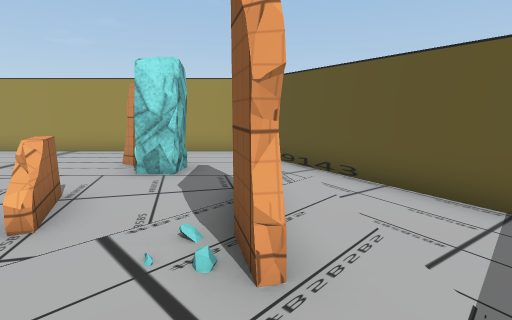
View 1 (above)

19 first-person views from a walk through a scene from a Unity 3-D project. The camera is 1.4 m above the floor, tilts 10° down and sees 85° across. The floor is counted in squares, 1 m on a side. Each view is taken from the middle of a square. On the plan, view 1 faces up. The plan holds only what a view shows up to about 14 squares ahead; the rest is blank. The place goes on beyond the plan. The player character is not drawn. Some animated figures are left out. Some surface patterns are stand-ins.

View 2
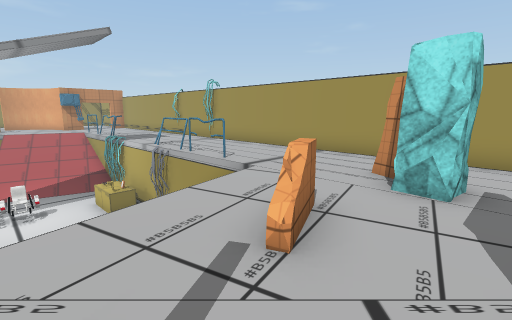

View 3
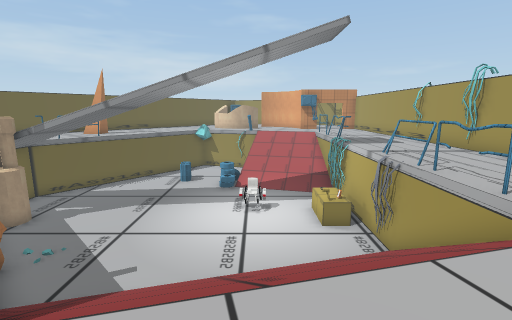

View 4
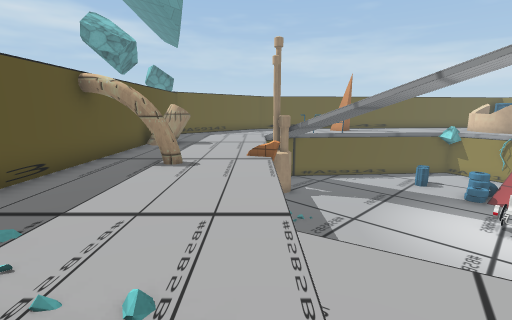

View 5
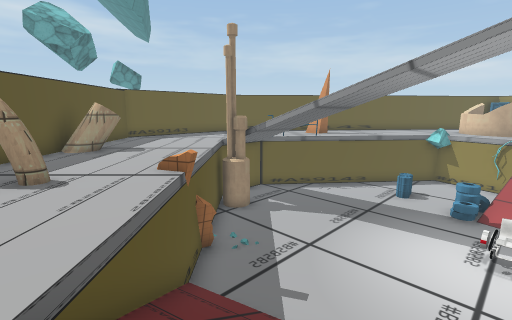

View 6
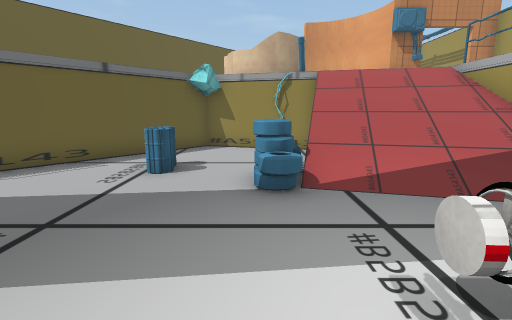

View 7
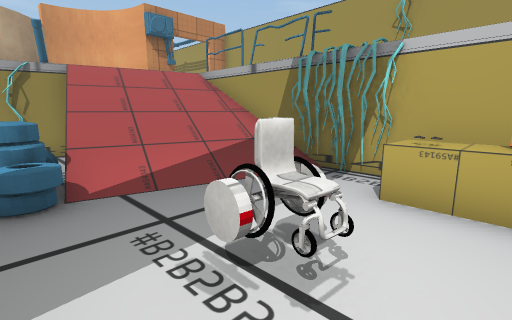

View 8
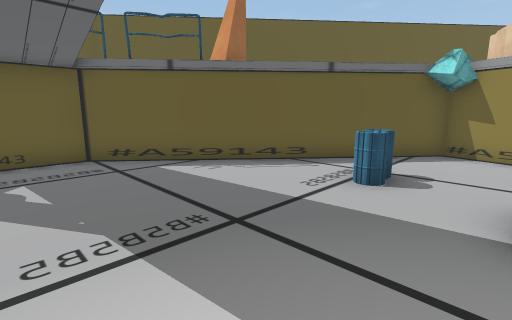

View 9
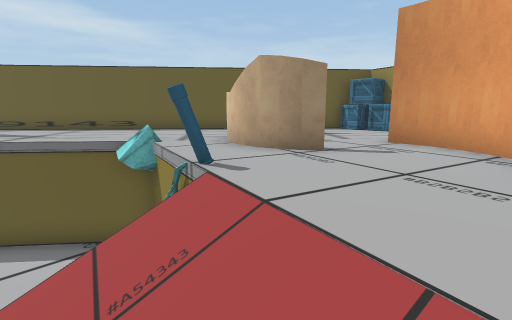

View 10
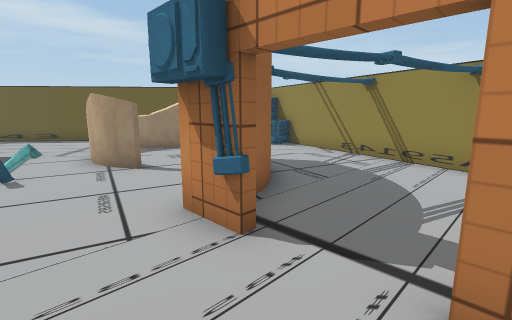

View 11
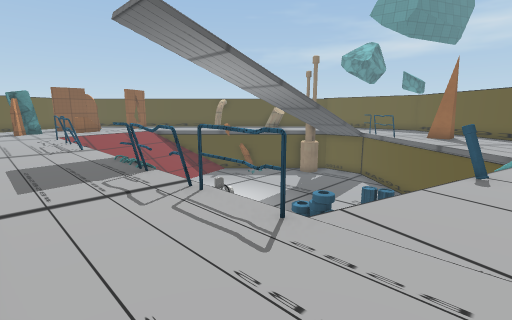

View 12
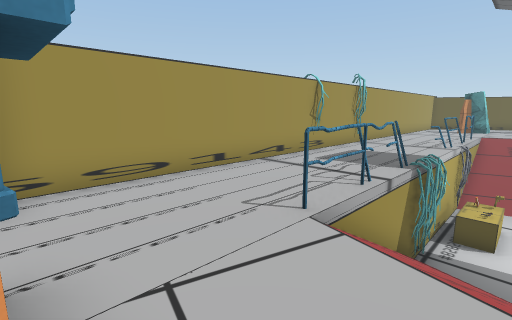

View 13
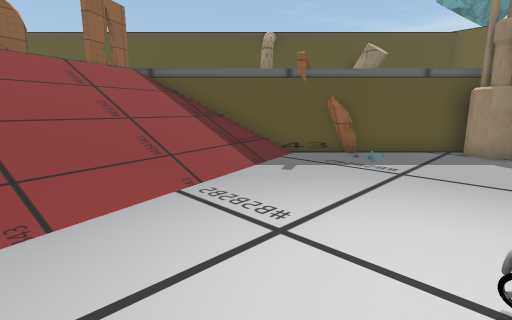

View 14
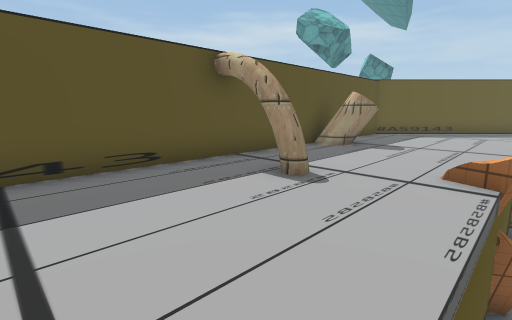

View 15
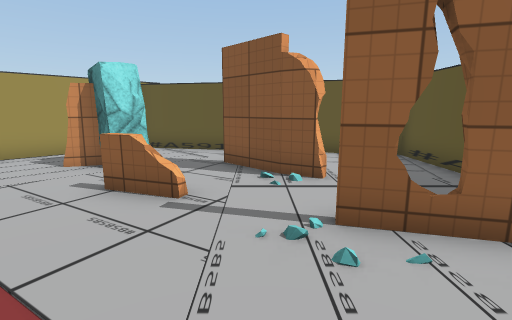

View 16
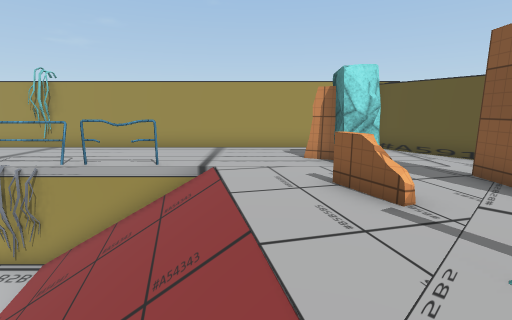

View 17
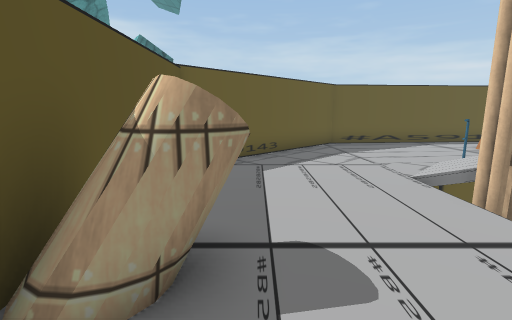

View 18
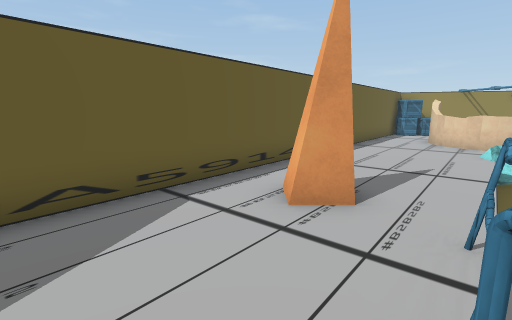

View 19
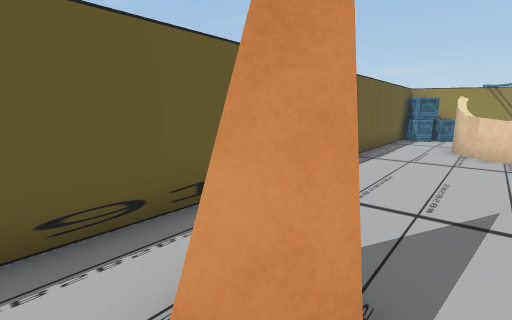

### Floor plan
Key: @ floor where view 1 was taken; # wall or solid block; x gap in a wall; . main floor; - floor 2.75 m lower than the main floor; / step, stairs or slope; = window, fence, low wall or low ledge; v drop or lower ground; R rock; F fence; T tire; P pipe; B barrel; L block; A bollard; C crate; O other object.
Columns run from 33 left of view 1 to 5 right of it. Each row starts with its distance up from view 1.
 10      #############################
  9       ..#........................##
  8   #...............................#
  7  ##.....O.......F...O.F.......#R..##
  6  #.....L#..FFxOFFO#==vOvFx//...R...##
  5  #... LL...//   /-OOO--/////........#
  4  #...L...../    -------/////..=..#..##
  3 ##...L.....     -------/////..=..#...
  2 #......OO.AO   /--OO----/////.........#
  1 #C......O.---OOT--O-----/////........##
  0 # .....OO.----TT--------/////..##@..##
 -1 # ..OOOO..--------------////....#  ##
 -2  ##......#---BB----------//.....
 -3   ##......#--B-----------/......
 -4    ##....../------------v.......#
 -5     ##.......-----------...PP..##
 -6      ###......---------.....P.##
 -7        ##.....FF----OO.......##
 -8         ##..#..#F---O.......##
 -9          ##.............PPP##
-10           ##.............P##
-11            ###...........##
-12              ##.........##
-13               ###########

Positions as (right, up) in squares from view 1, and headings:
1: (0, 0), facing up
2: (-1, 1), facing up-left
3: (-3, 2), facing left
4: (-2, 2), facing down-left
5: (-5, 2), facing down-left
6: (-13, 0), facing left
7: (-13, 0), facing up-left
8: (-14, 0), facing down-left
9: (-21, 5), facing down-left
10: (-23, 9), facing down-left
11: (-24, 9), facing down-right
12: (-25, 4), facing up-right
13: (-14, 4), facing down-right
14: (-5, 0), facing down
15: (-5, -1), facing up-right
16: (-5, -1), facing up
17: (-7, -7), facing down-left
18: (-16, -9), facing left
19: (-19, -8), facing left
